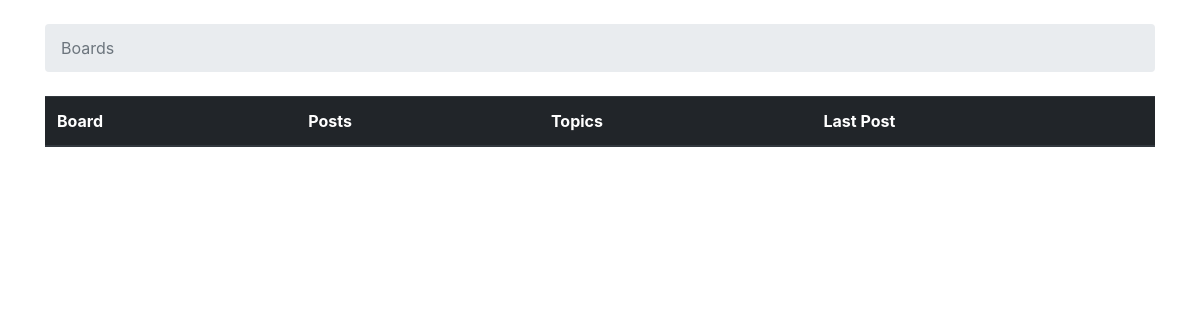
The app's page /, older data.
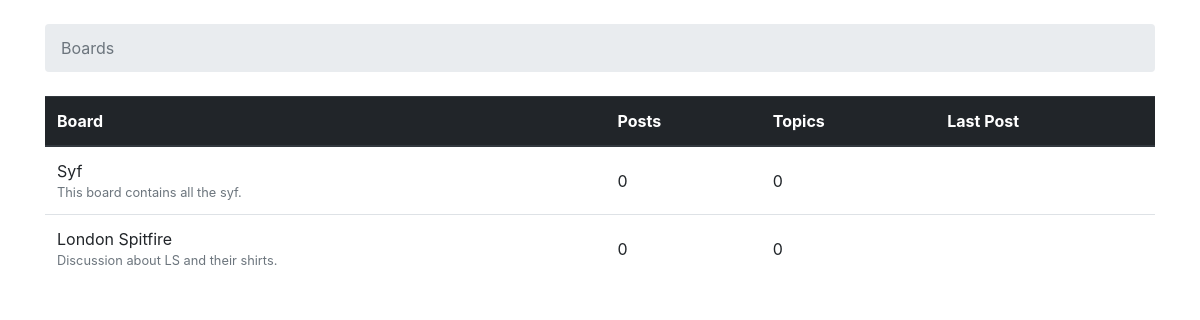
The same page, newer data.
### boards/models.py (models this page shows, shortened)
class Board(models.Model):
    name = models.CharField(max_length=30, unique=True)
    description = models.CharField(max_length=100)

### boards/views.py (the view)
# urls.py: 2. Add a URL to urlpatterns:  path('', views.home, name='home')
def home(request):
    boards = Board.objects.all()
    return render(request, "home.html", {"boards": boards})

### templates/home.html (shortened to what this page needs)
{% load static %}
<!DOCTYPE html>
<html lang="en">
<head>
    <link rel="stylesheet" href="{% static 'css/bootstrap.min.css' %}">
</head>
<body>
    <div class="container">
        <ol class="breadcrumb my-4">
            <li class="breadcrumb-item active">Boards</li>
        </ol>
        <table class="table">
            <thead class="thead-dark">
                <tr>
                    <th>Board</th>
                    <th>Posts</th>
                    <th>Topics</th>
                    <th>Last Post</th>
                </tr>
            </thead>
            <tbody>
                {% for board in boards %}
                    <tr>
                        <td>
                            {{ board.name }}<br>
                            <small class="text-muted d-block", >{{ board.description }}</small>
                        </td>
                        <td class="align-middle">0</td>
                        <td class="align-middle">0</td>
                        <td></td>
                    </tr>
                {% endfor %}
            </tbody>
        </table>
</body>
</html>

Row changes from the older to the newer data that the page shows:
added Board: name "Syf", description "This board contains all the syf."
added Board: name "London Spitfire", description "Discussion about LS and their shirts."
